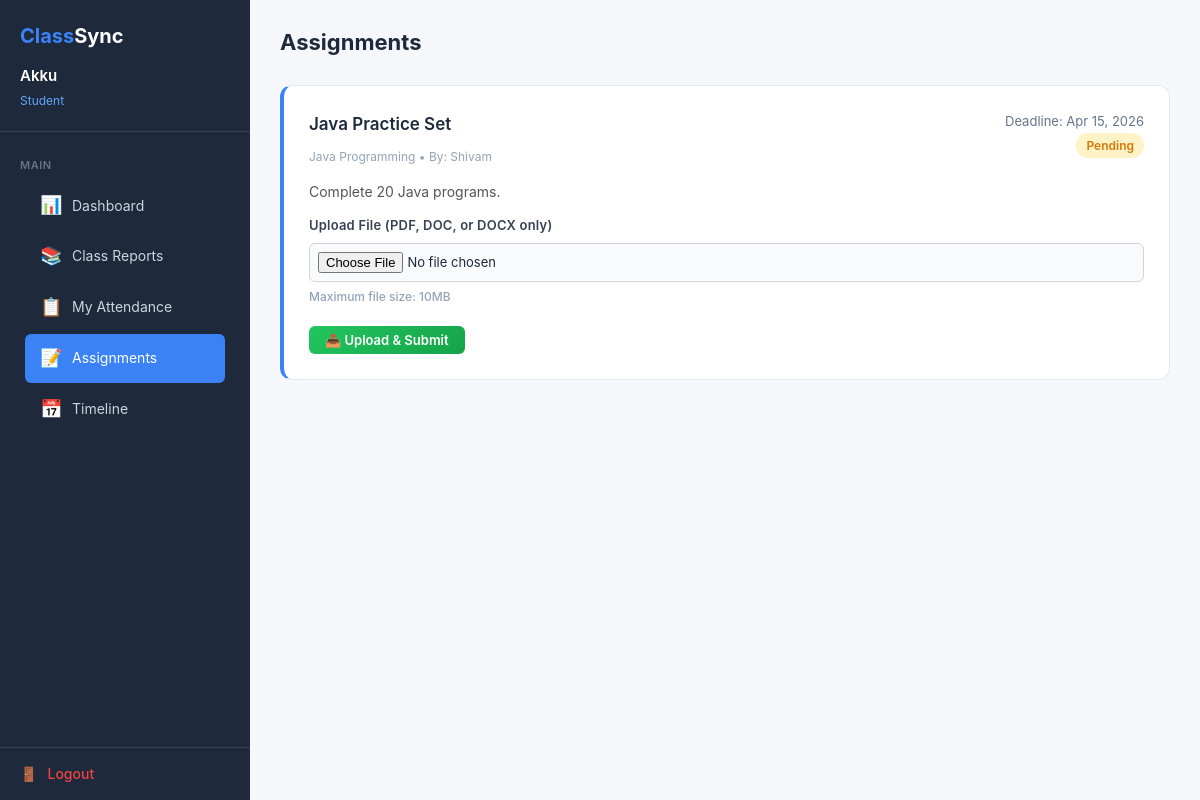
Screenshot of /student/assignments.php (signed in) with the database file from the repository.
### tables this page shows
CREATE TABLE IF NOT EXISTS assignments (
    id INT AUTO_INCREMENT PRIMARY KEY,
    title VARCHAR(200) NOT NULL,
    description TEXT,
    deadline DATE NOT NULL,
    teacher_id INT NOT NULL,
    subject_id INT NOT NULL,
    course_id INT NOT NULL,
    year VARCHAR(20) NOT NULL,
    section_id INT NOT NULL,
    created_at TIMESTAMP DEFAULT CURRENT_TIMESTAMP,
    FOREIGN KEY (teacher_id) REFERENCES users(id) ON DELETE CASCADE,
    FOREIGN KEY (subject_id) REFERENCES subjects(subject_id) ON DELETE CASCADE,
    FOREIGN KEY (course_id) REFERENCES courses(course_id) ON DELETE CASCADE,
    FOREIGN KEY (section_id) REFERENCES sections(section_id) ON DELETE CASCADE
);

CREATE TABLE IF NOT EXISTS subjects (
    subject_id INT AUTO_INCREMENT PRIMARY KEY,
    subject_name VARCHAR(100) NOT NULL,
    teacher_id INT NOT NULL,
    FOREIGN KEY (teacher_id) REFERENCES users(id) ON DELETE CASCADE
);

CREATE TABLE IF NOT EXISTS users (
    id INT AUTO_INCREMENT PRIMARY KEY,
    name VARCHAR(100) NOT NULL,
    email VARCHAR(100) NOT NULL UNIQUE,
    password VARCHAR(255) NOT NULL,
    role ENUM('admin', 'teacher', 'student') NOT NULL,
    registration_number VARCHAR(20) UNIQUE,
     
    course_id INT NULL,
    year VARCHAR(20) NULL,
    section_id INT NULL,
     
    department VARCHAR(100) NULL,
    subject_id INT NULL,
    created_at TIMESTAMP DEFAULT CURRENT_TIMESTAMP,
    FOREIGN KEY (course_id) REFERENCES courses(course_id) ON DELETE SET NULL,
    FOREIGN KEY (section_id) REFERENCES sections(section_id) ON DELETE SET NULL
);

### student/assignments.php (the view, shortened to what this page needs)
<?php
require_once '../config/database.php';
$user_id = $_SESSION['user_id'];
$user_info = $conn->query("SELECT course_id, year, section_id FROM users WHERE id = $user_id")->fetch_assoc();
$course_id = $user_info['course_id'] ?? 0;
$year = $user_info['year'] ?? '';
$section_id = $user_info['section_id'] ?? 0;
$assignments = $conn->query("
    SELECT a.*, u.name as teacher_name, s.subject_name,
        sub.id as submission_id, sub.status as submission_status, sub.submission_text, sub.submitted_at as submitted_at, sub.file_path as file_path
    FROM assignments a
    JOIN users u ON a.teacher_id = u.id
    JOIN subjects s ON a.subject_id = s.subject_id
    LEFT JOIN submissions sub ON sub.assignment_id = a.id AND sub.student_id = $user_id
    WHERE a.course_id = '$course_id' AND a.year = '$year' AND a.section_id = '$section_id'
    ORDER BY a.deadline DESC
");
?>
<!DOCTYPE html>
<html lang="en">
<head>
    <link rel="stylesheet" href="/ClassSync/assets/css/style.css">
    <link rel="stylesheet" href="/ClassSync/assets/css/dashboard.css">
    <link rel="stylesheet" href="/ClassSync/assets/css/auth.css">
</head>
<body>
    <div class="dashboard-page">
        <?php include '../includes/sidebar.php'; ?>
        <div class="main-content">
            <div class="top-bar">
                <div>
                    <h1>Assignments</h1>
                </div>
            </div>
            <?php if ($assignments->num_rows > 0): ?>
                <?php while ($a = $assignments->fetch_assoc()):
                    $is_expired = $a['deadline'] < date('Y-m-d');
                    $has_submitted = !empty($a['submission_id']);
                ?>
                <div class="card" style="border-left:4px solid <?php
                    echo $has_submitted ? '#22c55e' : ($is_expired ? '#ef4444' : '#3b82f6');
                ?>;">
                    <div style="display:flex;justify-content:space-between;align-items:flex-start;">
                        <div>
                            <h3 style="margin-bottom:5px;"><?php echo htmlspecialchars($a['title']); ?></h3>
                            <span style="font-size:12px;color:#94a3b8;"><?php echo htmlspecialchars($a['subject_name']); ?> • By: <?php echo htmlspecialchars($a['teacher_name']); ?></span>
                        </div>
                        <div style="text-align:right;">
                            <div style="font-size:13px;color:#64748b;">Deadline: <?php echo date('M d, Y', strtotime($a['deadline'])); ?></div>
                            <?php if ($has_submitted): ?>
                                <span class="badge badge-<?php echo $a['submission_status']; ?>"><?php echo ucfirst($a['submission_status']); ?></span>
                            <?php elseif ($is_expired): ?>
                                <span class="badge badge-absent">Expired</span>
                            <?php else: ?>
                                <span class="badge badge-pending">Pending</span>
                            <?php endif; ?>
                        </div>
                    </div>
                    <?php if (!empty($a['description'])): ?>
                    <p style="color:#555;font-size:14px;margin:12px 0;line-height:1.6;"><?php echo nl2br(htmlspecialchars($a['description'])); ?></p>
                    <?php endif; ?>
                    <?php if ($has_submitted): ?>
                        <div style="background:#f0fdf4;border:1px solid #bbf7d0;padding:12px;border-radius:6px;margin-top:10px;">
                            <strong style="color:#166534;font-size:13px;">✅ Your Submission:</strong>
                            <div style="display:flex;align-items:center;gap:10px;margin-top:8px;">
                                <span style="font-size:22px;"><?php
                                    $ext = strtolower(pathinfo($a['file_path'] ?? '', PATHINFO_EXTENSION));
                                    echo $ext === 'pdf' ? '📄' : '📝';
                                ?></span>
                                <div>
                                    <p style="color:#333;font-size:13px;font-weight:600;"><?php echo htmlspecialchars($a['submission_text']); ?></p>
                                    <span style="font-size:11px;color:#94a3b8;">Submitted: <?php echo date('M d, Y h:i A', strtotime($a['submitted_at'])); ?></span>
                                </div>
                            </div>
                        </div>
                    <?php elseif (!$is_expired): ?>
                        <form method="POST" action="/ClassSync/actions/assignment_action.php" enctype="multipart/form-data" style="margin-top:12px;">
                            <div class="form-group">
                                <label style="font-size:13px;">Upload File (PDF, DOC, or DOCX only)</label>
                                <input type="file" name="submission_file" accept=".pdf,.doc,.docx" required
                                    style="padding:8px;border:1px solid #d1d5db;border-radius:6px;width:100%;font-size:13px;">
                                <span class="input-hint">Maximum file size: 10MB</span>
                            </div>
                            <button type="submit" class="btn btn-green btn-sm">📤 Upload & Submit</button>
                        </form>
                    <?php endif; ?>
                </div>
                <?php endwhile; ?>
            <?php endif; ?>
        </div>
    </div>
</body>
</html>

### assets/css/style.css (style rules this page uses)
* { margin: 0; padding: 0; box-sizing: border-box; }
body { font-family: 'Inter', 'Segoe UI', Tahoma, Geneva, Verdana, sans-serif; line-height: 1.6; color: #1e293b; background-color: #f8fafc; -webkit-font-smoothing: antialiased; }
.btn { display: inline-flex; align-items: center; gap: 8px; padding: 13px 30px; border-radius: 10px; font-size: 15px; font-weight: 600; cursor: pointer; border: none; transition: all 0.3s ease; font-family: 'Inter', sans-serif; }
.btn-green { background: linear-gradient(135deg, #22c55e, #16a34a); color: #fff; }
.btn-sm { padding: 6px 16px; font-size: 13px; border-radius: 6px; }
.card { background: #fff; border-radius: 12px; border: 1px solid #e2e8f0; padding: 25px; margin-bottom: 20px; }
.card h3 { font-size: 17px; font-weight: 600; margin-bottom: 12px; color: #1e293b; }
.badge { display: inline-block; padding: 3px 10px; border-radius: 12px; font-size: 12px; font-weight: 600; }
.badge-pending { background: #fef3c7; color: #d97706; }

### assets/css/dashboard.css (style rules this page uses)
.dashboard-page { display: flex; min-height: 100vh; }
.main-content { flex: 1; margin-left: 250px; padding: 25px 30px; background: #f5f7fa; min-height: 100vh; }
.top-bar { display: flex; justify-content: space-between; align-items: center; margin-bottom: 25px; }
.top-bar h1 { font-size: 22px; font-weight: 700; color: #1e293b; }

### assets/css/auth.css (style rules this page uses)
.form-group { margin-bottom: 20px; }
.form-group label { display: block; font-size: 13px; font-weight: 600; color: #374151; margin-bottom: 7px; letter-spacing: 0.2px; }
.form-group input, .form-group select, .form-group textarea { width: 100%; padding: 12px 16px; border: 1.5px solid #e2e8f0; border-radius: 10px; font-size: 14px; color: #1e293b; background: #f8fafc; transition: all 0.25s ease; font-family: 'Inter', sans-serif; }
.form-group input::placeholder, .form-group textarea::placeholder { color: #94a3b8; }
.form-group .input-hint { display: block; font-size: 12px; color: #94a3b8; margin-top: 5px; font-weight: 500; }

### rows the page displays
assignments: title "Java Practice Set", subject.subject_name "Java Programming", teacher.name "Shivam", deadline "Apr 15, 2026", shows "Pending", description "Complete 20 Java programs."

### other values shown
$user['name'] "Akku"
$user['role'] "Student"
